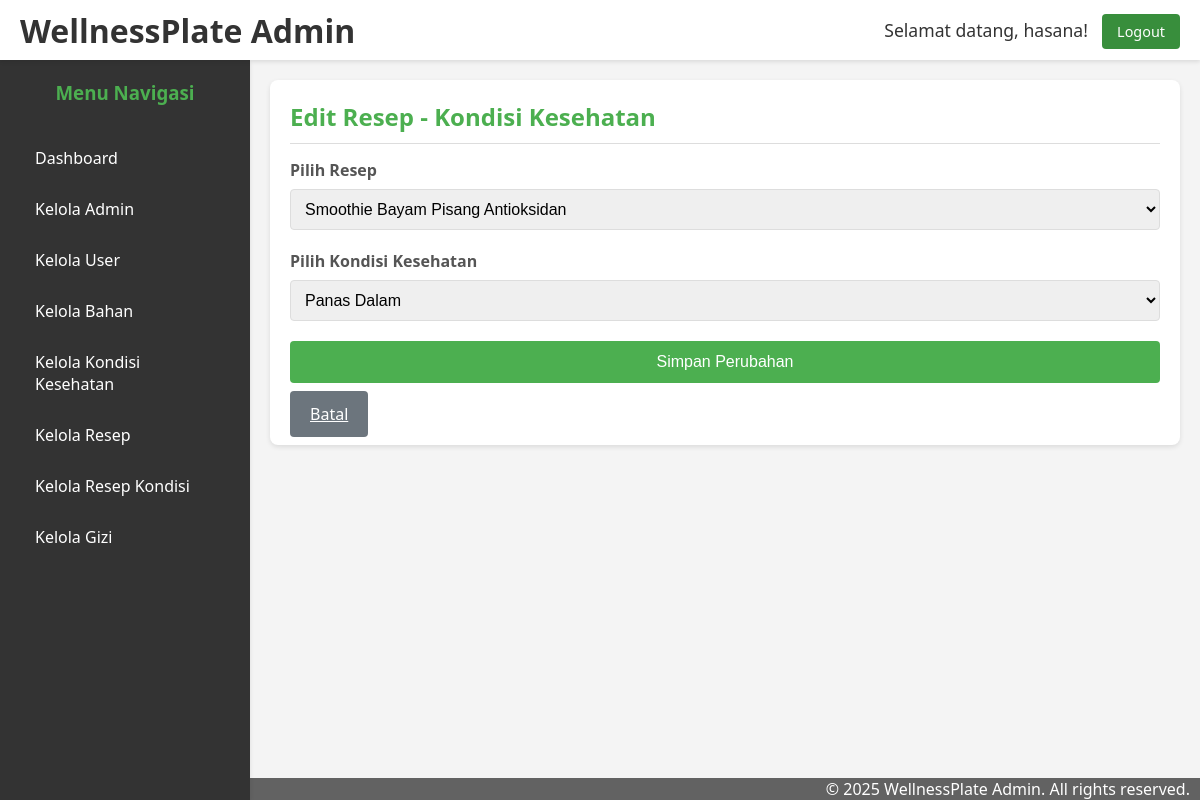
/admin/modules/resep_kondisi/editresepkondisi.php?id=2 (signed in), run on the app's committed database.
### tables this page shows
CREATE TABLE `resep_kondisi` (
  `id_resep_kondisi` int NOT NULL,
  `id_resep` varchar(50) DEFAULT NULL,
  `id_kondisi` varchar(50) DEFAULT NULL,
  `created_at` timestamp NULL DEFAULT CURRENT_TIMESTAMP
);

CREATE TABLE `resep` (
  `id_resep` varchar(10) NOT NULL,
  `id_admin` varchar(10) DEFAULT NULL,
  `id_kondisi` varchar(10) DEFAULT NULL,
  `nama_resep` varchar(100) DEFAULT NULL,
  `deskripsi` text NOT NULL,
  `image` varchar(100) NOT NULL,
  `tags` text,
  `cara_buat` text,
  `tanggal_dibuat` date DEFAULT NULL
);

CREATE TABLE `kondisi_kesehatan` (
  `id_kondisi` varchar(10) NOT NULL,
  `nama_kondisi` varchar(100) DEFAULT NULL,
  `slug` varchar(100) DEFAULT NULL,
  `deskripsi` text
);

### admin/modules/resep_kondisi/editresepkondisi.php (the view, shortened to what this page needs)
<?php
if (!isset($base_url)) {
    $base_url = "/";
}
?>
<!DOCTYPE html>
<html lang="id">
<head>
    <link rel="stylesheet" href="../../style.css">
</head>
<body class="dashboard-body">
    <header class="page-header">
        <div class="logo-area">
            <h1><a href="<?php echo $base_url; ?>/dashboard.php" style="color: inherit; text-decoration: none;">WellnessPlate Admin</a></h1>
        </div>
        <div class="admin-info">
            <span class="welcome-admin" style="margin-right: 10px;">Selamat datang, <?php echo htmlspecialchars($_SESSION['admin_nama']); ?>!</span>
            <a href="/logout.php" class="logout-btn">Logout</a>
        </div>
    </header>
    <div class="main-wrapper">
        <?php
        include_once '../../templates/sidebar.php';
        ?>
        <main class="content-area">
            <?php
            require_once __DIR__ . '/../../../config/koneksi.php';
            $base_url = "/admin/modules/resep_kondisi/";
            $id = isset($_GET['id']) ? $_GET['id'] : '';
            $query = "SELECT * FROM resep_kondisi WHERE id_resep_kondisi = ?";
            $stmt = mysqli_prepare($koneksi, $query);
            mysqli_stmt_bind_param($stmt, "i", $id);
            mysqli_stmt_execute($stmt);
            $result = mysqli_stmt_get_result($stmt);
            $data = mysqli_fetch_assoc($result);
            $query_resep = "SELECT id_resep, nama_resep FROM resep ORDER BY nama_resep ASC";
            $result_resep = mysqli_query($koneksi, $query_resep);
            $resep_list = [];
            while ($row = mysqli_fetch_assoc($result_resep)) {
                $resep_list[] = $row;
            }
            $query_kondisi = "SELECT id_kondisi, nama_kondisi FROM kondisi_kesehatan ORDER BY nama_kondisi ASC";
            $result_kondisi = mysqli_query($koneksi, $query_kondisi);
            $kondisi_list = [];
            while ($row = mysqli_fetch_assoc($result_kondisi)) {
                $kondisi_list[] = $row;
            }
            $form_input = isset($_SESSION['form_input']) ? $_SESSION['form_input'] : $data;
            ?>
            <div class="container mx-auto py-8">
                <div class="card">
                    <div class="card-header">
                        <h2>Edit Resep - Kondisi Kesehatan</h2>
                    </div>
                    <div class="card-body">
                        <form action="<?php echo $base_url; ?>konfirmasieditresepkondisi.php" method="POST">
                            <div class="form-group">
                                <label for="id_resep">Pilih Resep</label>
                                <select id="id_resep" name="id_resep" required>
                                    <?php foreach ($resep_list as $resep): ?>
                                        <option value="<?php echo $resep['id_resep']; ?>"
                                            <?php echo ($form_input['id_resep'] == $resep['id_resep']) ? 'selected' : ''; ?>>
                                            <?php echo htmlspecialchars($resep['nama_resep']); ?>
                                        </option>
                                    <?php endforeach; ?>
                                </select>
                            </div>
                            <div class="form-group">
                                <label for="id_kondisi">Pilih Kondisi Kesehatan</label>
                                <select id="id_kondisi" name="id_kondisi" required>
                                    <?php foreach ($kondisi_list as $kondisi): ?>
                                        <option value="<?php echo $kondisi['id_kondisi']; ?>"
                                            <?php echo ($form_input['id_kondisi'] == $kondisi['id_kondisi']) ? 'selected' : ''; ?>>
                                            <?php echo htmlspecialchars($kondisi['nama_kondisi']); ?>
                                        </option>
                                    <?php endforeach; ?>
                                </select>
                            </div>
                            <button type="submit" class="btn">Simpan Perubahan</button>
                            <a href="<?php echo $base_url; ?>resepkondisi.php" class="btn btn-secondary" style="background-color: #6c757d;">Batal</a>
                        </form>
                    </div>
                </div>
            </div>
        </main>
    </div>
    <footer>
        <div style="background-color:rgb(98, 98, 98);">
            <p style="text-align: right; margin-right: 10px; color: #fff;">© <?php echo date("Y"); ?> WellnessPlate Admin. All rights reserved.</p>
        </div>
    </footer>
</body>
</html>

### admin/style.css (style rules this page uses)
:root { --primary-green: #4caf50; --light-green: #81c784; --dark-green: #388e3c; --off-white: #f4f4f4; --text-color: #333; --border-color: #ddd; --box-shadow: 0 2px 5px rgba(0, 0, 0, 0.1); --header-height: 60px; --sidebar-width: 250px; }
* { margin: 0; padding: 0; box-sizing: border-box; }
html, body { height: 100%; margin: 0; padding: 0; overflow: hidden; font-family: "Segoe UI", Tahoma, Geneva, Verdana, sans-serif; }
body.dashboard-body { background-color: var(--off-white); color: var(--text-color); overflow: hidden; }
.page-header { position: fixed; top: 0; left: 0; right: 0; height: var(--header-height); background-color: #fff; padding: 0 20px; display: flex; justify-content: space-between; align-items: center; box-shadow: var(--box-shadow); z-index: 1000; }
.main-wrapper { margin-top: var(--header-height); margin-left: var(--sidebar-width); height: calc(100vh - var(--header-height)); overflow-y: auto; }
.content-area { padding: 20px; min-height: 100%; }
.page-header .welcome-admin { font-size: 1.1em; }
.page-header .logout-btn { background-color: var(--dark-green); color: white; padding: 8px 15px; text-decoration: none; border-radius: 4px; font-size: 0.9em; transition: background-color 0.3s ease; }
.card { background-color: #fff; padding: 20px; border-radius: 8px; box-shadow: var(--box-shadow); margin-bottom: 20px; }
.card-header { border-bottom: 1px solid var(--border-color); padding-bottom: 10px; margin-bottom: 15px; display: flex; justify-content: space-between; align-items: center; }
.card-header h2, .card-header h3 { margin: 0; color: var(--primary-green); }
.btn, .btna { background-color: var(--primary-green); color: white; padding: 12px 20px; border: none; border-radius: 4px; cursor: pointer; font-size: 16px; transition: background-color 0.3s ease; }
.btn { width: 100%; margin-bottom: 20px; }
.form-group { margin-bottom: 20px; text-align: left; }
.form-group label { display: block; margin-bottom: 8px; font-weight: bold; color: #555; }
.form-group input[type="text"], .form-group input[type="password"], .form-group input[type="email"], .form-group textarea, .form-group select { width: 100%; padding: 10px; border: 1px solid var(--border-color); border-radius: 4px; font-size: 16px; }
.dashboard-body { display: flex; flex-direction: column; align-items: normal; justify-content: normal; }
.page-header { background-color: #fff; padding: 15px 20px; box-shadow: var(--box-shadow); display: flex; justify-content: space-between; align-items: center; color: var(--text-color); height: 60px; box-sizing: border-box; }
.page-header .logout-btn { background-color: var(--dark-green); color: white; padding: 8px 15px; text-decoration: none; border-radius: 4px; font-size: 0.9em; }
html, body { margin: 0; padding: 0; height: 100%; overflow: hidden; }
body { display: flex; flex-direction: column; }
.content-area { overflow-y: auto; -webkit-overflow-scrolling: touch; }
.card { margin-bottom: 20px; }
.page-header, .sidebar { box-shadow: 0 2px 4px rgba(0,0,0,0.1); }

### data on the page
resep_kondisi: id_resep "Smoothie Bayam Pisang Antioksidan", id_kondisi "Panas Dalam"

### other printed values
$_SESSION['admin_nama'] "hasana"
